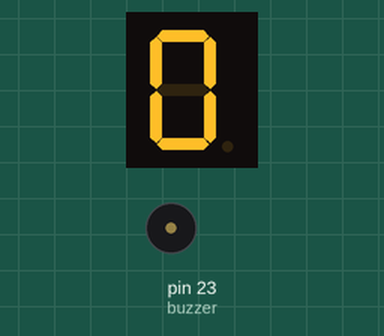
Recording of a sketch running on a simulated Arduino Mega 2560, built with avr-gcc and run on an emulated ATmega2560. Parts: 1-digit seven-segment display, buzzer (waves = sounding). Wiring (inferred from the names in the program): 1-digit 7-segment display, segments lit when HIGH: segments pin 13, pin 12, pin 14, pin 15, pin 18, pin 19, pin 21. The segment pins are drawn as the display they are named for.

Above: at 0.2 s.
At 5.2 s:
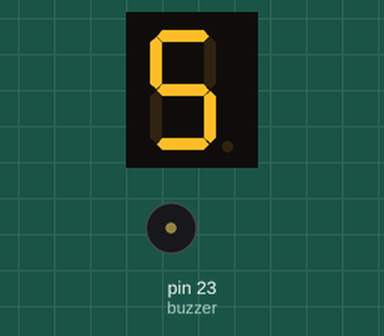
At 10.2 s:
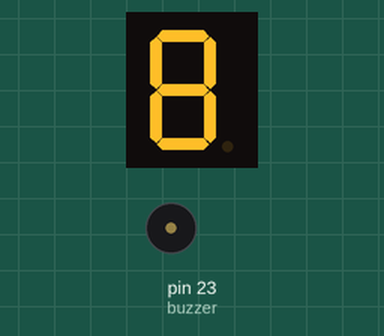
At 20.05 s:
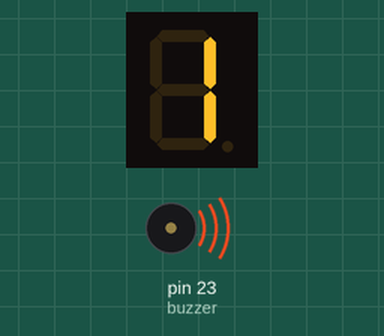
Timing chart, 0 to 40.0 s (numbered marks = the images above):
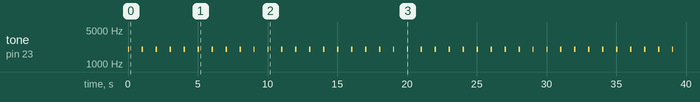

Measured:
- by itself, tone on pin 23 (buzzer): alternates 2000 Hz for 0.10 s and silent for 0.90 s
- what the display in image 1 shows lasts 1.0 s, from 5.0 s to 6.0 s

The sketch:

7-segs.ino
```cpp
const int pins[] = {13, 12, 14, 15, 18, 19, 21};
const int buzzer = 23;

//             gfedcba
const byte numbers[] = {
  0x3F,  // 0
  0x06,  // 1
  0x5B,  // 2
  0x4F,  // 3
  0x66,  // 4
  0x6D,  // 5
  0x7D,  // 6
  0x07,  // 7
  0x7F,  // 8
  0x6F   // 9
};

void setup() {

  // 7-segment pins
  for (int i = 0; i < 7; i++) {
    pinMode(pins[i], OUTPUT);
  }

  // Buzzer pin
  pinMode(buzzer, OUTPUT);
}

void loop() {

  // =========================
  // Count 0 -> 9
  // =========================
  for (int number = 0; number <= 9; number++) {

    // Display number
    for (int bit = 0; bit < 7; bit++) {
      digitalWrite(
        pins[bit],
        bitRead(numbers[number], bit)
      );
    }

    // Buzzer beep
    tone(buzzer, 2000);
    delay(100);
    noTone(buzzer);

    // Wait before next number
    delay(900);
  }


  // =========================
  // Count 8 -> 0
  // =========================
  for (int number = 8; number >= 0; number--) {

    // Display number
    for (int bit = 0; bit < 7; bit++) {
      digitalWrite(
        pins[bit],
        bitRead(numbers[number], bit)
      );
    }

    // Buzzer beep
    tone(buzzer, 2000);
    delay(100);
    noTone(buzzer);

    // Wait before next number
    delay(900);
  }
}
```
